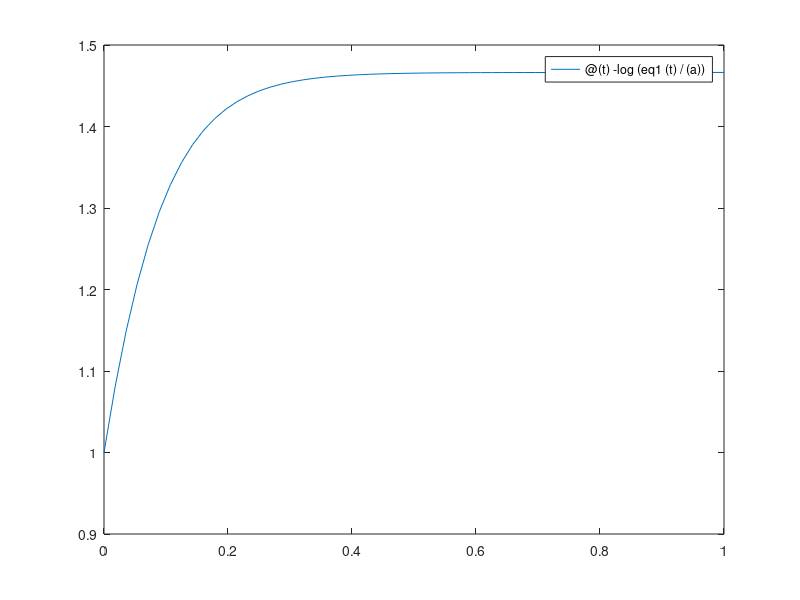

MATLAB code for this plot:
k1=1;

d1=3;
d2=-2;

s1=-10;
s2=1;

a=k1*(d1-s1)
b=k1*(d2-s2)



tspan = [0 1];
p0 = 1;
r = b + a*exp(-p0)
C = -log(b + a*exp(-p0))/a

eq1 = @(t) -b + exp(-a*(t+C));
pe=log(a/-b)
p=@(t) -log( eq1(t) / (a) );

p(0)
p(0.01)

fplot(p, tspan);
